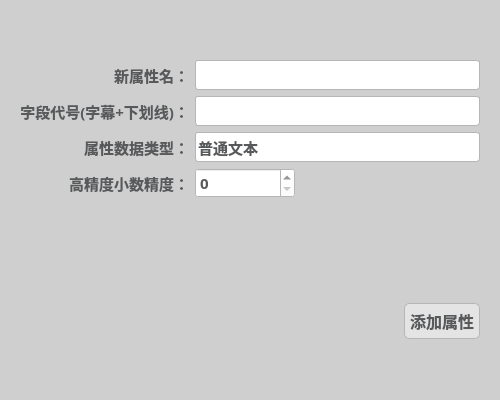
<?xml version="1.0" encoding="UTF-8"?>
<ui version="4.0">
 <class>AddColumn</class>
 <widget class="QWidget" name="AddColumn">
  <property name="geometry">
   <rect>
    <x>0</x>
    <y>0</y>
    <width>500</width>
    <height>400</height>
   </rect>
  </property>
  <property name="windowTitle">
   <string>Form</string>
  </property>
  <property name="styleSheet">
   <string notr="true">QPalette{background:#FFFFFF;}*{outline:0px;color:#57595B;}

QWidget#AddColumn
{
background-color:rgb(207, 207, 207);
}

QWidget[form=&quot;true&quot;],QLabel[frameShape=&quot;1&quot;]{
border:1px solid #B6B6B6;
border-radius:0px;
}

QWidget[form=&quot;bottom&quot;]{
background:#E4E4E4;
}

QWidget[form=&quot;bottom&quot;] .QFrame{
border:1px solid #57595B;
}

QWidget[form=&quot;bottom&quot;] QLabel,QWidget[form=&quot;title&quot;] QLabel{
border-radius:0px;
color:#57595B;
background:none;
border-style:none;
}

QWidget[form=&quot;title&quot;],QWidget[nav=&quot;left&quot;],QWidget[nav=&quot;top&quot;] QAbstractButton{
border-style:none;
border-radius:0px;
padding:5px;
color:#57595B;
background:qlineargradient(spread:pad,x1:0,y1:0,x2:0,y2:1,stop:0 #E4E4E4,stop:1 #E4E4E4);
}

QWidget[nav=&quot;top&quot;] QAbstractButton:hover,QWidget[nav=&quot;top&quot;] QAbstractButton:pressed,QWidget[nav=&quot;top&quot;] QAbstractButton:checked{
border-style:solid;
border-width:0px 0px 2px 0px;
padding:4px 4px 2px 4px;
border-color:#00BB9E;
background:qlineargradient(spread:pad,x1:0,y1:0,x2:0,y2:1,stop:0 #F6F6F6,stop:1 #F6F6F6);
}

QWidget[nav=&quot;left&quot;] QAbstractButton{
border-radius:0px;
color:#57595B;
background:none;
border-style:none;
}

QWidget[nav=&quot;left&quot;] QAbstractButton:hover{
color:#FFFFFF;
background-color:#00BB9E;
}

QWidget[nav=&quot;left&quot;] QAbstractButton:checked,QWidget[nav=&quot;left&quot;] QAbstractButton:pressed{
color:#57595B;
border-style:solid;
border-width:0px 0px 0px 2px;
padding:4px 4px 4px 2px;
border-color:#00BB9E;
background-color:#FFFFFF;
}

QWidget[video=&quot;true&quot;] QLabel{
color:#57595B;
border:1px solid #B6B6B6;
background:qlineargradient(spread:pad,x1:0,y1:0,x2:0,y2:1,stop:0 #E4E4E4,stop:1 #E4E4E4);
}

QWidget[video=&quot;true&quot;] QLabel:focus{
border:1px solid #00BB9E;
background:qlineargradient(spread:pad,x1:0,y1:0,x2:0,y2:1,stop:0 #F6F6F6,stop:1 #F6F6F6);
}

QLineEdit,QTextEdit,QPlainTextEdit,QDoubleSpinBox,QComboBox,QDateEdit,QTimeEdit,QDateTimeEdit{
border:1px solid #B6B6B6;
border-radius:3px;
padding:2px;
background:none;
selection-background-color:#00BB9E;
selection-color:#FFFFFF;
}

QLineEdit:focus,QTextEdit:focus,QPlainTextEdit:focus:focus,QDoubleSpinBox:focus,QComboBox:focus,QDateEdit:focus,QTimeEdit:focus,QDateTimeEdit:focus,QLineEdit:hover,QTextEdit:hover,QPlainTextEdit:hover:hover,QDoubleSpinBox:hover,QComboBox:hover,QDateEdit:hover,QTimeEdit:hover,QDateTimeEdit:hover{
border:1px solid #B6B6B6;
}

QLineEdit[echoMode=&quot;2&quot;]{
lineedit-password-character:9679;
}

.QFrame{
border:1px solid #B6B6B6;
border-radius:3px;
}

.QGroupBox{
border:1px solid #B6B6B6;
border-radius:5px;
margin-top:3ex;
}

.QGroupBox::title{
subcontrol-origin:margin;
position:relative;
left:10px;
}

.QPushButton,.QToolButton{
border-style:none;
border:1px solid #B6B6B6;
color:#57595B;
padding:5px;
min-height:15px;
border-radius:5px;
background:qlineargradient(spread:pad,x1:0,y1:0,x2:0,y2:1,stop:0 #E4E4E4,stop:1 #E4E4E4);
}

.QPushButton:hover,.QToolButton:hover{
background:qlineargradient(spread:pad,x1:0,y1:0,x2:0,y2:1,stop:0 #F6F6F6,stop:1 #F6F6F6);
}

.QPushButton:pressed,.QToolButton:pressed{
background:qlineargradient(spread:pad,x1:0,y1:0,x2:0,y2:1,stop:0 #E4E4E4,stop:1 #E4E4E4);
}

.QToolButton::menu-indicator{
image:None;
}

QToolButton#btnMenu,QPushButton#btnMenu_Min,QPushButton#btnMenu_Max,QPushButton#btnMenu_Close{
border-radius:3px;
color:#57595B;
padding:3px;
margin:0px;
background:none;
border-style:none;
}

QToolButton#btnMenu:hover,QPushButton#btnMenu_Min:hover,QPushButton#btnMenu_Max:hover{
color:#FFFFFF;
margin:1px 1px 2px 1px;
background-color:rgba(51,127,209,230);
}

QPushButton#btnMenu_Close:hover{
color:#FFFFFF;
margin:1px 1px 2px 1px;
background-color:rgba(238,0,0,128);
}

QRadioButton::indicator{
width:15px;
height:15px;
}

QRadioButton::indicator::unchecked{
image:url(:/qss/flatwhite/radiobutton_unchecked.png);
}

QRadioButton::indicator::unchecked:disabled{
image:url(:/qss/flatwhite/radiobutton_unchecked_disable.png);
}

QRadioButton::indicator::checked{
image:url(:/qss/flatwhite/radiobutton_checked.png);
}

QRadioButton::indicator::checked:disabled{
image:url(:/qss/flatwhite/radiobutton_checked_disable.png);
}

QGroupBox::indicator,QTreeWidget::indicator,QListWidget::indicator{
padding:0px -3px 0px 0px;
}

QCheckBox::indicator,QGroupBox::indicator,QTreeWidget::indicator,QListWidget::indicator{
width:13px;
height:13px;
}

QCheckBox::indicator:unchecked,QGroupBox::indicator:unchecked,QTreeWidget::indicator:unchecked,QListWidget::indicator:unchecked{
image:url(:/qss/flatwhite/checkbox_unchecked.png);
}

QCheckBox::indicator:unchecked:disabled,QGroupBox::indicator:unchecked:disabled,QTreeWidget::indicator:unchecked:disabled,QListWidget::indicator:disabled{
image:url(:/qss/flatwhite/checkbox_unchecked_disable.png);
}

QCheckBox::indicator:checked,QGroupBox::indicator:checked,QTreeWidget::indicator:checked,QListWidget::indicator:checked{
image:url(:/qss/flatwhite/checkbox_checked.png);
}

QCheckBox::indicator:checked:disabled,QGroupBox::indicator:checked:disabled,QTreeWidget::indicator:checked:disabled,QListWidget::indicator:checked:disabled{
image:url(:/qss/flatwhite/checkbox_checked_disable.png);
}

QCheckBox::indicator:indeterminate,QGroupBox::indicator:indeterminate,QTreeWidget::indicator:indeterminate,QListWidget::indicator:indeterminate{
image:url(:/qss/flatwhite/checkbox_parcial.png);
}

QCheckBox::indicator:indeterminate:disabled,QGroupBox::indicator:indeterminate:disabled,QTreeWidget::indicator:indeterminate:disabled,QListWidget::indicator:indeterminate:disabled{
image:url(:/qss/flatwhite/checkbox_parcial_disable.png);
}

QTimeEdit::up-button,QDateEdit::up-button,QDateTimeEdit::up-button,QDoubleSpinBox::up-button::up-button{
image:url(:/qss/flatwhite/add_top.png);
width:10px;
height:10px;
padding:2px 5px 0px 0px;
}

QTimeEdit::down-button,QDateEdit::down-button,QDateTimeEdit::down-button,QDoubleSpinBox::down-button::down-button{
image:url(:/qss/flatwhite/add_bottom.png);
width:10px;
height:10px;
padding:0px 5px 2px 0px;
}

QTimeEdit::up-button:pressed,QDateEdit::up-button:pressed,QDateTimeEdit::up-button:pressed,QDoubleSpinBox::up-button:pressed::up-button:pressed{
top:-2px;
}
  
QTimeEdit::down-button:pressed,QDateEdit::down-button:pressed,QDateTimeEdit::down-button:pressed,QDoubleSpinBox::down-button:pressed::down-button:pressed::down-button:pressed{
bottom:-2px;
}

QComboBox::down-arrow,QDateEdit[calendarPopup=&quot;true&quot;]::down-arrow,QTimeEdit[calendarPopup=&quot;true&quot;]::down-arrow,QDateTimeEdit[calendarPopup=&quot;true&quot;]::down-arrow{
image:url(:/qss/flatwhite/add_bottom.png);
width:10px;
height:10px;
right:2px;
}

QComboBox::drop-down,QDateEdit::drop-down,QTimeEdit::drop-down,QDateTimeEdit::drop-down{
subcontrol-origin:padding;
subcontrol-position:top right;
width:15px;
border-left-width:0px;
border-left-style:solid;
border-top-right-radius:3px;
border-bottom-right-radius:3px;
border-left-color:#B6B6B6;
}

QComboBox::drop-down:on{
top:1px;
}

QMenuBar::item{
color:#57595B;
background-color:#E4E4E4;
margin:0px;
padding:3px 10px;
}

QMenu,QMenuBar,QMenu:disabled,QMenuBar:disabled{
color:#57595B;
background-color:#E4E4E4;
border:1px solid #B6B6B6;
margin:0px;
}

QMenu::item{
padding:3px 20px;
}

QMenu::indicator{
width:13px;
height:13px;
}

QMenu::item:selected,QMenuBar::item:selected{
color:#57595B;
border:0px solid #B6B6B6;
background:#F6F6F6;
}

QMenu::separator{
height:1px;
background:#B6B6B6;
}

QProgressBar{
min-height:10px;
background:#E4E4E4;
border-radius:5px;
text-align:center;
border:1px solid #E4E4E4;
}

QProgressBar:chunk{
border-radius:5px;
background-color:#B6B6B6;
}

QSlider::groove:horizontal{
background:#E4E4E4;
height:8px;
border-radius:4px;
}

QSlider::add-page:horizontal{
background:#E4E4E4;
height:8px;
border-radius:4px;
}

QSlider::sub-page:horizontal{
background:#B6B6B6;
height:8px;
border-radius:4px;
}

QSlider::handle:horizontal{
width:13px;
margin-top:-3px;
margin-bottom:-3px;
border-radius:6px;
background:qradialgradient(spread:pad,cx:0.5,cy:0.5,radius:0.5,fx:0.5,fy:0.5,stop:0.6 #FFFFFF,stop:0.8 #B6B6B6);
}

QSlider::groove:vertical{
width:8px;
border-radius:4px;
background:#E4E4E4;
}

QSlider::add-page:vertical{
width:8px;
border-radius:4px;
background:#E4E4E4;
}

QSlider::sub-page:vertical{
width:8px;
border-radius:4px;
background:#B6B6B6;
}

QSlider::handle:vertical{
height:14px;
margin-left:-3px;
margin-right:-3px;
border-radius:6px;
background:qradialgradient(spread:pad,cx:0.5,cy:0.5,radius:0.5,fx:0.5,fy:0.5,stop:0.6 #FFFFFF,stop:0.8 #B6B6B6);
}

QScrollBar:horizontal{
background:#E4E4E4;
padding:0px;
border-radius:6px;
max-height:12px;
}

QScrollBar::handle:horizontal{
background:#B6B6B6;
min-width:50px;
border-radius:6px;
}

QScrollBar::handle:horizontal:hover{
background:#00BB9E;
}

QScrollBar::handle:horizontal:pressed{
background:#00BB9E;
}

QScrollBar::add-page:horizontal{
background:none;
}

QScrollBar::sub-page:horizontal{
background:none;
}

QScrollBar::add-line:horizontal{
background:none;
}

QScrollBar::sub-line:horizontal{
background:none;
}

QScrollBar:vertical{
background:#E4E4E4;
padding:0px;
border-radius:6px;
max-width:12px;
}

QScrollBar::handle:vertical{
background:#B6B6B6;
min-height:50px;
border-radius:6px;
}

QScrollBar::handle:vertical:hover{
background:#00BB9E;
}

QScrollBar::handle:vertical:pressed{
background:#00BB9E;
}

QScrollBar::add-page:vertical{
background:none;
}

QScrollBar::sub-page:vertical{
background:none;
}

QScrollBar::add-line:vertical{
background:none;
}

QScrollBar::sub-line:vertical{
background:none;
}

QScrollArea{
border:0px;
}

QTreeView,QListView,QTableView,QTabWidget::pane{
border:1px solid #B6B6B6;
selection-background-color:#F6F6F6;
selection-color:#57595B;
alternate-background-color:#F6F6F6;
gridline-color:#B6B6B6;
}

QTreeView::branch:closed:has-children{
margin:4px;
border-image:url(:/qss/flatwhite/branch_open.png);
}

QTreeView::branch:open:has-children{
margin:4px;
border-image:url(:/qss/flatwhite/branch_close.png);
}

QTreeView,QListView,QTableView,QSplitter::handle,QTreeView::branch{
background:#FFFFFF;
}

QTableView::item:selected,QListView::item:selected,QTreeView::item:selected{
color:#57595B;
background:qlineargradient(spread:pad,x1:0,y1:0,x2:0,y2:1,stop:0 #E4E4E4,stop:1 #E4E4E4);
}

QTableView::item:hover,QListView::item:hover,QTreeView::item:hover,QHeaderView{
color:#57595B;
background:qlineargradient(spread:pad,x1:0,y1:0,x2:0,y2:1,stop:0 #F6F6F6,stop:1 #F6F6F6);
}

QTableView::item,QListView::item,QTreeView::item{
padding:1px;
margin:0px;
}

QHeaderView::section,QTableCornerButton:section{
padding:3px;
margin:0px;
color:#57595B;
border:1px solid #B6B6B6;
border-left-width:0px;
border-right-width:1px;
border-top-width:0px;
border-bottom-width:1px;
background:qlineargradient(spread:pad,x1:0,y1:0,x2:0,y2:1,stop:0 #F6F6F6,stop:1 #F6F6F6);
}

QTabBar::tab{
border:1px solid #B6B6B6;
color:#57595B;
margin:0px;
background:qlineargradient(spread:pad,x1:0,y1:0,x2:0,y2:1,stop:0 #F6F6F6,stop:1 #F6F6F6);
}

QTabBar::tab:selected,QTabBar::tab:hover{
border-style:solid;
border-color:#00BB9E;
background:#FFFFFF;
}

QTabBar::tab:top,QTabBar::tab:bottom{
padding:3px 8px 3px 8px;
}

QTabBar::tab:left,QTabBar::tab:right{
padding:8px 3px 8px 3px;
}

QTabBar::tab:top:selected,QTabBar::tab:top:hover{
border-width:2px 0px 0px 0px;
}

QTabBar::tab:right:selected,QTabBar::tab:right:hover{
border-width:0px 0px 0px 2px;
}

QTabBar::tab:bottom:selected,QTabBar::tab:bottom:hover{
border-width:0px 0px 2px 0px;
}

QTabBar::tab:left:selected,QTabBar::tab:left:hover{
border-width:0px 2px 0px 0px;
}

QTabBar::tab:first:top:selected,QTabBar::tab:first:top:hover,QTabBar::tab:first:bottom:selected,QTabBar::tab:first:bottom:hover{
border-left-width:1px;
border-left-color:#B6B6B6;
}

QTabBar::tab:first:left:selected,QTabBar::tab:first:left:hover,QTabBar::tab:first:right:selected,QTabBar::tab:first:right:hover{
border-top-width:1px;
border-top-color:#B6B6B6;
}

QTabBar::tab:last:top:selected,QTabBar::tab:last:top:hover,QTabBar::tab:last:bottom:selected,QTabBar::tab:last:bottom:hover{
border-right-width:1px;
border-right-color:#B6B6B6;
}

QTabBar::tab:last:left:selected,QTabBar::tab:last:left:hover,QTabBar::tab:last:right:selected,QTabBar::tab:last:right:hover{
border-bottom-width:1px;
border-bottom-color:#B6B6B6;
}

QStatusBar::item{
border:0px solid #E4E4E4;
border-radius:3px;
}

QToolBox::tab,QGroupBox#gboxDevicePanel,QGroupBox#gboxDeviceTitle,QFrame#gboxDevicePanel,QFrame#gboxDeviceTitle{
padding:3px;
border-radius:5px;
color:#57595B;
background:qlineargradient(spread:pad,x1:0,y1:0,x2:0,y2:1,stop:0 #E4E4E4,stop:1 #E4E4E4);
}

QToolTip{
border:0px solid #57595B;
padding:1px;
color:#57595B;
background:qlineargradient(spread:pad,x1:0,y1:0,x2:0,y2:1,stop:0 #E4E4E4,stop:1 #E4E4E4);
}

QToolBox::tab:selected{
background:qlineargradient(spread:pad,x1:0,y1:0,x2:0,y2:1,stop:0 #F6F6F6,stop:1 #F6F6F6);
}

QPrintPreviewDialog QToolButton{
border:0px solid #57595B;
border-radius:0px;
margin:0px;
padding:3px;
background:none;
}

QColorDialog QPushButton,QFileDialog QPushButton{
min-width:80px;
}

QToolButton#qt_calendar_prevmonth{
icon-size:0px;
min-width:20px;
image:url(:/qss/flatwhite/calendar_prevmonth.png);
}

QToolButton#qt_calendar_nextmonth{
icon-size:0px;
min-width:20px;
image:url(:/qss/flatwhite/calendar_nextmonth.png);
}

QToolButton#qt_calendar_prevmonth,QToolButton#qt_calendar_nextmonth,QToolButton#qt_calendar_monthbutton,QToolButton#qt_calendar_yearbutton{
border:0px solid #57595B;
border-radius:3px;
margin:3px 3px 3px 3px;
padding:3px;
background:none;
}

QToolButton#qt_calendar_prevmonth:hover,QToolButton#qt_calendar_nextmonth:hover,QToolButton#qt_calendar_monthbutton:hover,QToolButton#qt_calendar_yearbutton:hover,QToolButton#qt_calendar_prevmonth:pressed,QToolButton#qt_calendar_nextmonth:pressed,QToolButton#qt_calendar_monthbutton:pressed,QToolButton#qt_calendar_yearbutton:pressed{
border:1px solid #B6B6B6;
}

QCalendarWidget QSpinBox#qt_calendar_yearedit{
margin:2px;
}

QCalendarWidget QToolButton::menu-indicator{
image:None;
}

QCalendarWidget QTableView{
border-width:0px;
}

QCalendarWidget QWidget#qt_calendar_navigationbar{
border:1px solid #B6B6B6;
border-width:1px 1px 0px 1px;
background:qlineargradient(spread:pad,x1:0,y1:0,x2:0,y2:1,stop:0 #E4E4E4,stop:1 #E4E4E4);
}

QComboBox QAbstractItemView::item{
min-height:20px;
min-width:10px;
}

QTableView[model=&quot;true&quot;]::item{
padding:0px;
margin:0px;
}

QTableView QLineEdit,QTableView QComboBox,QTableView QSpinBox,QTableView QDoubleSpinBox,QTableView QDateEdit,QTableView QTimeEdit,QTableView QDateTimeEdit{
border-width:0px;
border-radius:0px;
}

QTableView QLineEdit:focus,QTableView QComboBox:focus,QTableView QSpinBox:focus,QTableView QDoubleSpinBox:focus,QTableView QDateEdit:focus,QTableView QTimeEdit:focus,QTableView QDateTimeEdit:focus{
border-width:0px;
border-radius:0px;
}

QLineEdit,QTextEdit,QPlainTextEdit,QSpinBox,QDoubleSpinBox,QComboBox,QDateEdit,QTimeEdit,QDateTimeEdit{
background:#FFFFFF;
}

QTabWidget::pane:top{top:-1px;}
QTabWidget::pane:bottom{bottom:-1px;}
QTabWidget::pane:left{right:-1px;}
QTabWidget::pane:right{left:-1px;}

*:disabled{
background:#FFFFFF;
border-color:#E4E4E4;
color:#B6B6B6;
}

/*TextColor:#57595B*/
/*PanelColor:#FFFFFF*/
/*BorderColor:#B6B6B6*/
/*NormalColorStart:#E4E4E4*/
/*NormalColorEnd:#E4E4E4*/
/*DarkColorStart:#F6F6F6*/
/*DarkColorEnd:#F6F6F6*/
/*HighColor:#00BB9E*/
</string>
  </property>
  <layout class="QGridLayout" name="gridLayout_2">
   <item row="0" column="0">
    <layout class="QGridLayout" name="gridLayout">
     <item row="0" column="0">
      <widget class="QWidget" name="widget" native="true">
       <layout class="QGridLayout" name="gridLayout_4">
        <item row="0" column="0">
         <layout class="QGridLayout" name="gridLayout_3">
          <item row="2" column="0">
           <widget class="QLabel" name="labelNewAttrName">
            <property name="font">
             <font>
              <family>Bahnschrift SemiBold</family>
              <pointsize>11</pointsize>
              <weight>75</weight>
              <bold>true</bold>
             </font>
            </property>
            <property name="layoutDirection">
             <enum>Qt::RightToLeft</enum>
            </property>
            <property name="text">
             <string>字段代号(字幕+下划线)：</string>
            </property>
            <property name="alignment">
             <set>Qt::AlignRight|Qt::AlignTrailing|Qt::AlignVCenter</set>
            </property>
           </widget>
          </item>
          <item row="1" column="1">
           <widget class="QLineEdit" name="lineEditNewHeaderName">
            <property name="maximumSize">
             <size>
              <width>500</width>
              <height>16777215</height>
             </size>
            </property>
            <property name="font">
             <font>
              <family>Bahnschrift SemiBold</family>
              <pointsize>11</pointsize>
              <weight>75</weight>
              <bold>true</bold>
             </font>
            </property>
           </widget>
          </item>
          <item row="2" column="1">
           <widget class="QLineEdit" name="lineEditNewAttrName">
            <property name="maximumSize">
             <size>
              <width>500</width>
              <height>16777215</height>
             </size>
            </property>
            <property name="font">
             <font>
              <family>Bahnschrift SemiBold</family>
              <pointsize>11</pointsize>
              <weight>75</weight>
              <bold>true</bold>
             </font>
            </property>
           </widget>
          </item>
          <item row="3" column="1">
           <widget class="QComboBox" name="comboBoxNewAttrType">
            <property name="maximumSize">
             <size>
              <width>500</width>
              <height>16777215</height>
             </size>
            </property>
            <property name="font">
             <font>
              <family>Bahnschrift SemiBold</family>
              <pointsize>11</pointsize>
              <weight>75</weight>
              <bold>true</bold>
             </font>
            </property>
            <item>
             <property name="text">
              <string>普通文本</string>
             </property>
            </item>
            <item>
             <property name="text">
              <string>大文本</string>
             </property>
            </item>
            <item>
             <property name="text">
              <string>年-月-日</string>
             </property>
            </item>
            <item>
             <property name="text">
              <string>整数</string>
             </property>
            </item>
            <item>
             <property name="text">
              <string>高精度小数</string>
             </property>
            </item>
           </widget>
          </item>
          <item row="3" column="0">
           <widget class="QLabel" name="labelNewAttrType">
            <property name="font">
             <font>
              <family>Bahnschrift SemiBold</family>
              <pointsize>11</pointsize>
              <weight>75</weight>
              <bold>true</bold>
             </font>
            </property>
            <property name="layoutDirection">
             <enum>Qt::RightToLeft</enum>
            </property>
            <property name="text">
             <string>属性数据类型：</string>
            </property>
            <property name="alignment">
             <set>Qt::AlignRight|Qt::AlignTrailing|Qt::AlignVCenter</set>
            </property>
           </widget>
          </item>
          <item row="1" column="0">
           <widget class="QLabel" name="labelNewHeaderName">
            <property name="font">
             <font>
              <family>Bahnschrift SemiBold</family>
              <pointsize>11</pointsize>
              <weight>75</weight>
              <bold>true</bold>
             </font>
            </property>
            <property name="layoutDirection">
             <enum>Qt::RightToLeft</enum>
            </property>
            <property name="text">
             <string>新属性名：</string>
            </property>
            <property name="alignment">
             <set>Qt::AlignRight|Qt::AlignTrailing|Qt::AlignVCenter</set>
            </property>
           </widget>
          </item>
          <item row="0" column="1">
           <spacer name="verticalSpacer">
            <property name="orientation">
             <enum>Qt::Vertical</enum>
            </property>
            <property name="sizeType">
             <enum>QSizePolicy::Preferred</enum>
            </property>
            <property name="sizeHint" stdset="0">
             <size>
              <width>20</width>
              <height>40</height>
             </size>
            </property>
           </spacer>
          </item>
          <item row="4" column="0">
           <widget class="QLabel" name="label">
            <property name="font">
             <font>
              <family>Bahnschrift SemiBold</family>
              <pointsize>11</pointsize>
              <weight>75</weight>
              <bold>true</bold>
             </font>
            </property>
            <property name="layoutDirection">
             <enum>Qt::RightToLeft</enum>
            </property>
            <property name="text">
             <string>高精度小数精度：</string>
            </property>
            <property name="alignment">
             <set>Qt::AlignRight|Qt::AlignTrailing|Qt::AlignVCenter</set>
            </property>
           </widget>
          </item>
          <item row="4" column="1">
           <widget class="QSpinBox" name="spinBox">
            <property name="maximumSize">
             <size>
              <width>100</width>
              <height>16777215</height>
             </size>
            </property>
            <property name="font">
             <font>
              <family>Bahnschrift SemiBold</family>
              <pointsize>11</pointsize>
              <weight>75</weight>
              <bold>true</bold>
             </font>
            </property>
           </widget>
          </item>
         </layout>
        </item>
        <item row="1" column="0">
         <spacer name="verticalSpacer_2">
          <property name="orientation">
           <enum>Qt::Vertical</enum>
          </property>
          <property name="sizeType">
           <enum>QSizePolicy::Preferred</enum>
          </property>
          <property name="sizeHint" stdset="0">
           <size>
            <width>20</width>
            <height>40</height>
           </size>
          </property>
         </spacer>
        </item>
       </layout>
      </widget>
     </item>
     <item row="1" column="0">
      <widget class="QWidget" name="widget_2" native="true">
       <layout class="QGridLayout" name="gridLayout_5">
        <item row="0" column="1">
         <widget class="QPushButton" name="pushButtonBeginAddAColumn">
          <property name="minimumSize">
           <size>
            <width>0</width>
            <height>27</height>
           </size>
          </property>
          <property name="maximumSize">
           <size>
            <width>16777215</width>
            <height>16777215</height>
           </size>
          </property>
          <property name="font">
           <font>
            <family>Bahnschrift SemiBold</family>
            <pointsize>12</pointsize>
            <weight>75</weight>
            <bold>true</bold>
           </font>
          </property>
          <property name="text">
           <string>添加属性</string>
          </property>
         </widget>
        </item>
        <item row="0" column="0">
         <spacer name="horizontalSpacer">
          <property name="orientation">
           <enum>Qt::Horizontal</enum>
          </property>
          <property name="sizeType">
           <enum>QSizePolicy::Expanding</enum>
          </property>
          <property name="sizeHint" stdset="0">
           <size>
            <width>40</width>
            <height>20</height>
           </size>
          </property>
         </spacer>
        </item>
       </layout>
      </widget>
     </item>
    </layout>
   </item>
  </layout>
 </widget>
 <resources/>
 <connections/>
</ui>
